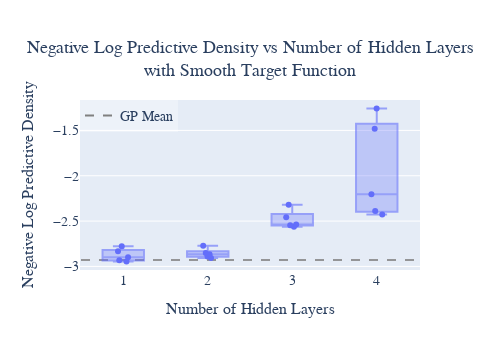

Notebook code for this chart:
### Code cell
import plotly.express as px 
import plotly.graph_objects as go

# Create a box plot
df = data_smooth[data_smooth['num_hidden'] > 0]

box_fig = px.box(df, y="test-negative_log_predictive_density", x="num_hidden", color="outputscale", hover_data=df.columns)

# Create an empty figure
fig = go.Figure()

# Add each box trace to the new figure
for trace in box_fig.data:
    trace.showlegend=False
    trace.opacity = 0.6
    fig.add_trace(trace)

# Overlay a scatter plot on top of the box plot
scatter_fig = px.strip(df, y="test-negative_log_predictive_density", x="num_hidden", color="outputscale", hover_data=df.columns)
for trace in scatter_fig.data:
    trace.showlegend=False
    fig.add_trace(trace)

mean = data_smooth['test-negative_log_predictive_density'][data_smooth['num_hidden'] == 0].mean()
fig.add_shape(
    type='line',
    y0=mean, y1=mean,
    x0=.5, x1=4.5,
    line=dict(
        color='Gray',
        width=2,
        dash="dash",
    ), 
    layer='below',
    name='mean',
    opacity=0.8,
)
fig.add_trace(go.Scatter(
    x=[None],
    y=[None],
    mode='lines',
    line=dict(color="Gray", width=2, dash="dash"),
    showlegend=True,
    name='GP Mean',
))

fig.update_layout(
    font_family="Serif",
    title=dict(
        text="Negative Log Predictive Density vs Number of Hidden Layers<br>with Smooth Target Function", 
        font_size=18,
        y=0.85, 
        x=0.5,
    ),
    legend=dict(
        x=0.0, 
        y=1.00,
        yanchor='top',
        xanchor='left',
        orientation='h',
        bgcolor='rgba(255,255,255,0.3)'
    ),
    xaxis_title=dict(
        text="Number of Hidden Layers",
        font_size=16,
    ),
    yaxis_title=dict(
        text="Negative Log Predictive Density", 
        font_size=16, 
    ),
    font_size=14, 
    width=500, 
    height=350, 
)

fig.show()
fig.write_image('../report_plots/nlpd_vs_num_hidden_smooth.jpg', scale=6, height=350, width=500)
fig.write_image('../report_plots/nlpd_vs_num_hidden_smooth.svg', scale=6, height=350, width=500)

### Figure 1 — Plotly figure (JSON) as saved in the notebook; plotly's stock layout.template omitted (floating-point values rounded to 4 significant figures; data arrays with more than 128 entries replaced by an {"elided": "..."} marker saying what was removed)
{"data": [{"alignmentgroup": "True", "customdata": {"elided": "20x12 mixed values"}, "hovertemplate": "outputscale=%{customdata[3]}<br>num_hidden=%{x}<br>test-negative_log_predictive_density=%{y}<br>num_train=%{customdata[0]}<br>model=%{customdata[1]}<br>dataset=%{customdata[2]}<br>run=%{customdata[4]}<br>test-expected_log_probability=%{customdata[5]}<br>test-mean_absolute_error=%{customdata[6]}<br>test-mean_squared_error=%{customdata[7]}<br>test-standardized_mean_squared_error=%{customdata[8]}<br>test-mean_standardized_log_loss=%{customdata[9]}<br>test-quantile_coverage_error=%{customdata[10]}<br>step=%{customdata[11]}<extra></extra>", "legendgroup": "0.01", "marker": {"color": "#636efa"}, "name": "0.01", "notched": false, "offsetgroup": "0.01", "opacity": 0.6, "orientation": "v", "showlegend": false, "type": "box", "x": [3, 3, 3, 3, 3, 2, 2, 2, 2, 2, 1, 1, 1, 1, 1, 4, 4, 4, 4, 4], "x0": " ", "xaxis": "x", "y": [-2.545, -2.537, -2.457, -2.319, -2.562, -2.907, -2.89, -2.866, -2.773, -2.852, -2.931, -2.777, -2.946, -2.899, -2.833, -2.427, -1.258, -2.388, -2.203, -1.481], "y0": " ", "yaxis": "y"}, {"alignmentgroup": "True", "boxpoints": "all", "customdata": {"elided": "20x12 mixed values"}, "fillcolor": "rgba(255,255,255,0)", "hoveron": "points", "hovertemplate": "outputscale=%{customdata[3]}<br>num_hidden=%{x}<br>test-negative_log_predictive_density=%{y}<br>num_train=%{customdata[0]}<br>model=%{customdata[1]}<br>dataset=%{customdata[2]}<br>run=%{customdata[4]}<br>test-expected_log_probability=%{customdata[5]}<br>test-mean_absolute_error=%{customdata[6]}<br>test-mean_squared_error=%{customdata[7]}<br>test-standardized_mean_squared_error=%{customdata[8]}<br>test-mean_standardized_log_loss=%{customdata[9]}<br>test-quantile_coverage_error=%{customdata[10]}<br>step=%{customdata[11]}<extra></extra>", "legendgroup": "0.01", "line": {"color": "rgba(255,255,255,0)"}, "marker": {"color": "#636efa"}, "name": "0.01", "offsetgroup": "0.01", "orientation": "v", "pointpos": 0, "showlegend": false, "type": "box", "x": [3, 3, 3, 3, 3, 2, 2, 2, 2, 2, 1, 1, 1, 1, 1, 4, 4, 4, 4, 4], "x0": " ", "xaxis": "x", "y": [-2.545, -2.537, -2.457, -2.319, -2.562, -2.907, -2.89, -2.866, -2.773, -2.852, -2.931, -2.777, -2.946, -2.899, -2.833, -2.427, -1.258, -2.388, -2.203, -1.481], "y0": " ", "yaxis": "y"}, {"line": {"color": "Gray", "dash": "dash", "width": 2}, "mode": "lines", "name": "GP Mean", "showlegend": true, "type": "scatter", "x": [null], "y": [null]}], "layout": {"font": {"family": "Serif", "size": 14}, "height": 350, "legend": {"bgcolor": "rgba(255,255,255,0.3)", "orientation": "h", "x": 0, "xanchor": "left", "y": 1, "yanchor": "top"}, "shapes": [{"layer": "below", "line": {"color": "Gray", "dash": "dash", "width": 2}, "name": "mean", "opacity": 0.8, "type": "line", "x0": 0.5, "x1": 4.5, "y0": -2.928, "y1": -2.928}], "title": {"font": {"size": 18}, "text": "Negative Log Predictive Density vs Number of Hidden Layers<br>with Smooth Target Function", "x": 0.5, "y": 0.85}, "width": 500, "xaxis": {"title": {"font": {"size": 16}, "text": "Number of Hidden Layers"}}, "yaxis": {"title": {"font": {"size": 16}, "text": "Negative Log Predictive Density"}}}}
